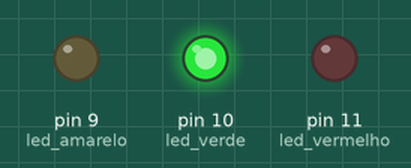
Bench run of a sketch on a simulated Arduino Uno, built with avr-gcc and run on an emulated ATmega328P. Shown: output pins drawn as LEDs (lit = HIGH).

Above: at 2.5 s.
At 6.0 s:
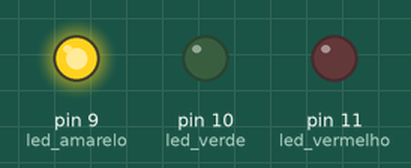
At 9.5 s:
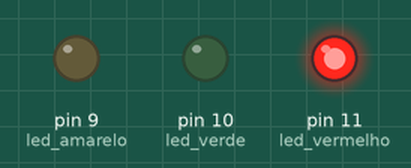
Timing chart, 0 to 15.6 s (numbered marks = the images above):
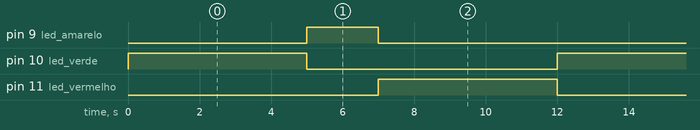

The sketch:

Exemplo1_led_pisca_pisca.ino
```cpp
const int led_amarelo = 9;
const int led_verde = 10;
const int led_vermelho = 11;

void setup() {
  // put your setup code here, to run once:
  pinMode(led_amarelo, OUTPUT);
  pinMode(led_verde, OUTPUT);
  pinMode(led_vermelho, OUTPUT);
}

void loop() {
  // put your main code here, to run repeatedly:
  digitalWrite(led_verde, HIGH);
  digitalWrite(led_amarelo, LOW);
  digitalWrite(led_vermelho, LOW);
  delay(5000);

  digitalWrite(led_verde, LOW);
  digitalWrite(led_amarelo, HIGH);
  digitalWrite(led_vermelho, LOW);
  delay(2000);

  digitalWrite(led_verde, LOW);
  digitalWrite(led_amarelo, LOW);
  digitalWrite(led_vermelho, HIGH);
  delay(5000);

}
```

Measured:
- by itself, pin 9 (led_amarelo): alternates HIGH for 2.0 s and LOW for 10.0 s
- by itself, pin 10 (led_verde), pin 11 (led_vermelho): alternates HIGH for 5.0 s and LOW for 7.0 s
- by itself, everything shown: repeats every 12.0 s, in 3 steps
